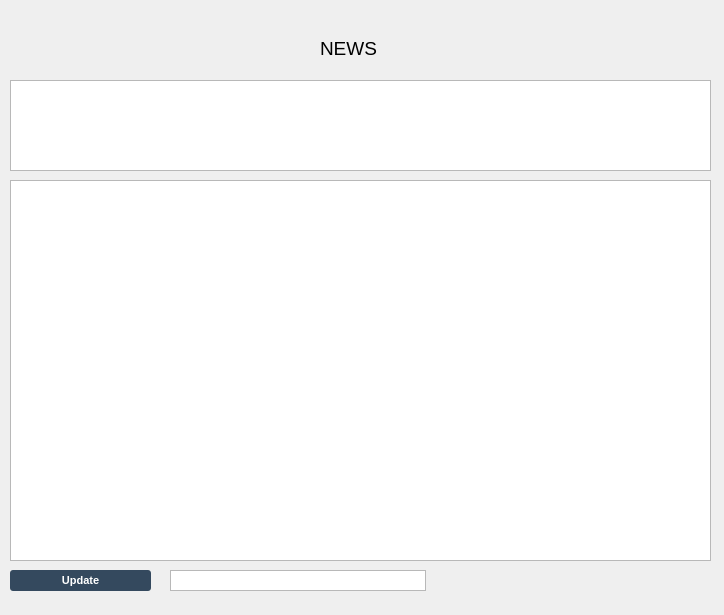
<?xml version="1.0" encoding="UTF-8"?>
<ui version="4.0">
 <class>News</class>
 <widget class="QWidget" name="News">
  <property name="geometry">
   <rect>
    <x>0</x>
    <y>0</y>
    <width>724</width>
    <height>615</height>
   </rect>
  </property>
  <property name="windowTitle">
   <string>Form</string>
  </property>
  <widget class="QListWidget" name="newsList">
   <property name="geometry">
    <rect>
     <x>10</x>
     <y>80</y>
     <width>701</width>
     <height>91</height>
    </rect>
   </property>
  </widget>
  <widget class="QLabel" name="label">
   <property name="geometry">
    <rect>
     <x>320</x>
     <y>40</y>
     <width>121</width>
     <height>17</height>
    </rect>
   </property>
   <property name="font">
    <font>
     <pointsize>14</pointsize>
    </font>
   </property>
   <property name="text">
    <string>NEWS</string>
   </property>
  </widget>
  <widget class="QPushButton" name="startButton">
   <property name="geometry">
    <rect>
     <x>10</x>
     <y>570</y>
     <width>141</width>
     <height>21</height>
    </rect>
   </property>
   <property name="sizePolicy">
    <sizepolicy hsizetype="Expanding" vsizetype="Expanding">
     <horstretch>0</horstretch>
     <verstretch>0</verstretch>
    </sizepolicy>
   </property>
   <property name="font">
    <font>
     <pointsize>-1</pointsize>
     <weight>99</weight>
     <bold>true</bold>
    </font>
   </property>
   <property name="styleSheet">
    <string notr="true">background:#34495e;color:white;margin:0px;text-align:center;padding:2px;border-radius:3px;width:100px;font-size:11px;font-weight:900;</string>
   </property>
   <property name="text">
    <string>Update</string>
   </property>
   <property name="icon">
    <iconset>
     <normaloff>:/icons/res/icons/update.png</normaloff>:/icons/res/icons/update.png</iconset>
   </property>
   <property name="iconSize">
    <size>
     <width>150</width>
     <height>35</height>
    </size>
   </property>
  </widget>
  <widget class="QListWidget" name="listSources">
   <property name="geometry">
    <rect>
     <x>170</x>
     <y>570</y>
     <width>256</width>
     <height>21</height>
    </rect>
   </property>
  </widget>
  <widget class="QTextBrowser" name="newsView">
   <property name="geometry">
    <rect>
     <x>10</x>
     <y>180</y>
     <width>701</width>
     <height>381</height>
    </rect>
   </property>
   <property name="styleSheet">
    <string notr="true">a{color:#111 !important;text-transform:uppercase;font-weight:800;text-decoration:none !important;}</string>
   </property>
   <property name="openExternalLinks">
    <bool>true</bool>
   </property>
  </widget>
 </widget>
 <resources/>
 <connections/>
</ui>
